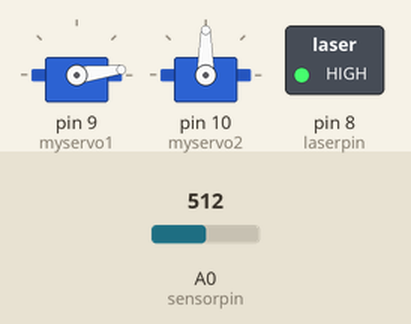
The sketch below on a simulated Arduino Uno, built with avr-gcc and run on an emulated ATmega328P. Shown: 2 × servo, switched loads named in the sketch (green lamp = pin HIGH). The inputs (shaded band) are chosen by the test bench; at power-on: A0 (sensorpin) = 512.

Above: at 0.15 s.
At 3.2 s:
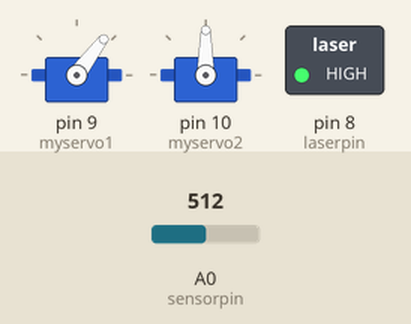
At 7.47 s:
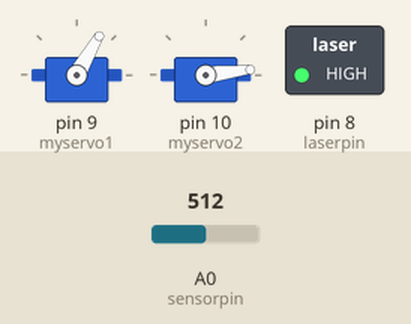
At 12.35 s:
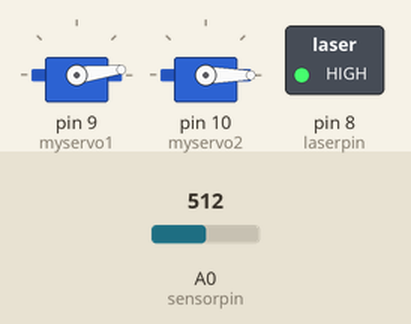
At 24.5 s:
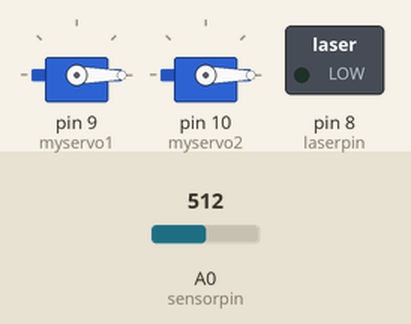
At 39.12 s:
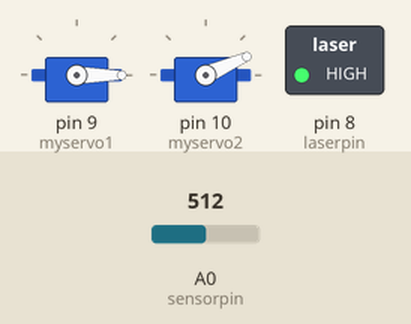
Timing chart, 0 to 40.0 s (numbered marks = the images above):
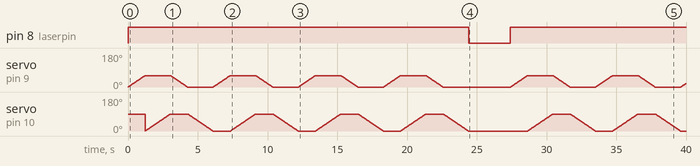

Measured:
- by itself, pin 8 (laserpin): LOW → HIGH at 0.00 s, → LOW 24.4 s later, → HIGH 3.0 s later

The sketch:

superDuper_vII.ino
```cpp
/*
Super Duper servo controlling program.  This program is based on the
  Arduino 'Sweep' program.  Arduino is an open-source project, courtesy
  of Massimo Banzi, David Cuartielles, Tom Igoe, Gianluca Martino, David
  Mellis, Casey Reas, and Ben Fry.  (http://arcuiono.cc/)

  The Sweep program was developed by BARRAGAN <http://barraganstudio.com>,
  modified 8 Nov 2013 by Scott Fitzgerald

Modified for SuperDuper: Nov-Dec 2014
Modified By: Evan Sprecher & Jennifer Carr

SuperDuper modification:
  When a voltage is sensed on the motion sensor pin, the servos will rotate,
  and the attached laser will spin and blink 5 times.
*/

#include <Servo.h>

Servo myservo1;
Servo myservo2;

const int sensorpin = A0; // A0 is the sensor pin
const int laserpin = 8;  // D8 is the lasor pin

int pos1 = 0;           // Variable to store myservo1 position
int pos2 = 0;           // Variable to store myservo2 position
int i = 0;

void setup()
{
  myservo1.attach(9);     // Attach the servo on pin 9 to the servo object
  myservo2.attach(10);    // Attach the servo on pin 10 to the servo object
  pinMode(laserpin, OUTPUT);
}

void loop()
{
  if(analogRead(sensorpin) >= 400){
    for(i=0; i<4; i++){
      digitalWrite(laserpin, HIGH);
      // Move both servos back and forth so fast that it blends into a circle
      for(pos1=0; pos1<=60; pos1+=1)
      {
        myservo1.write(pos1);
        delay(20);
      }
      for(pos2=0; pos2<=90; pos2+=1)
      {
        myservo2.write(pos2);
        delay(20);
      }
      for(pos1=60; pos1>=0; pos1-=1)
      {
        myservo1.write(pos1);
        delay(20);
      }
      for(pos2=90; pos2>=0; pos2-=1)
      {
        myservo2.write(pos2);
        delay(20);
      }
    }
    digitalWrite(laserpin, LOW);
    delay(3000);
  }
}
```
